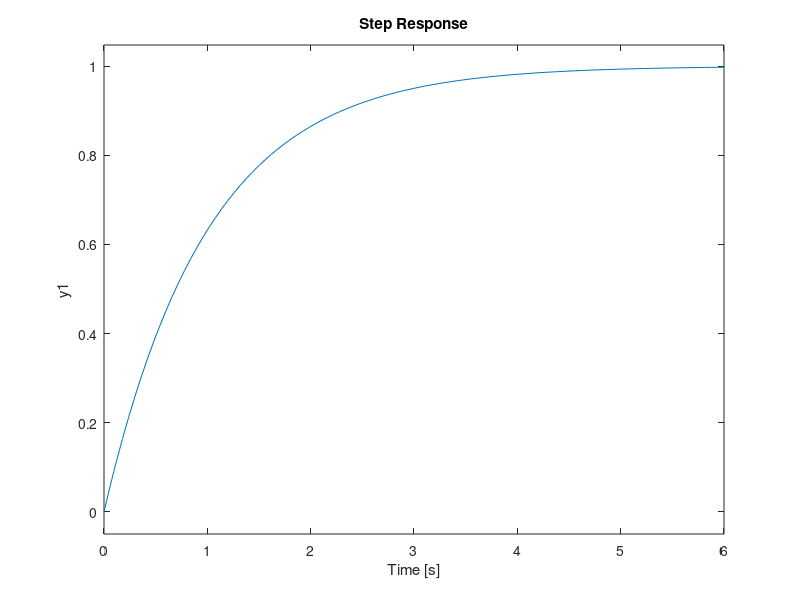
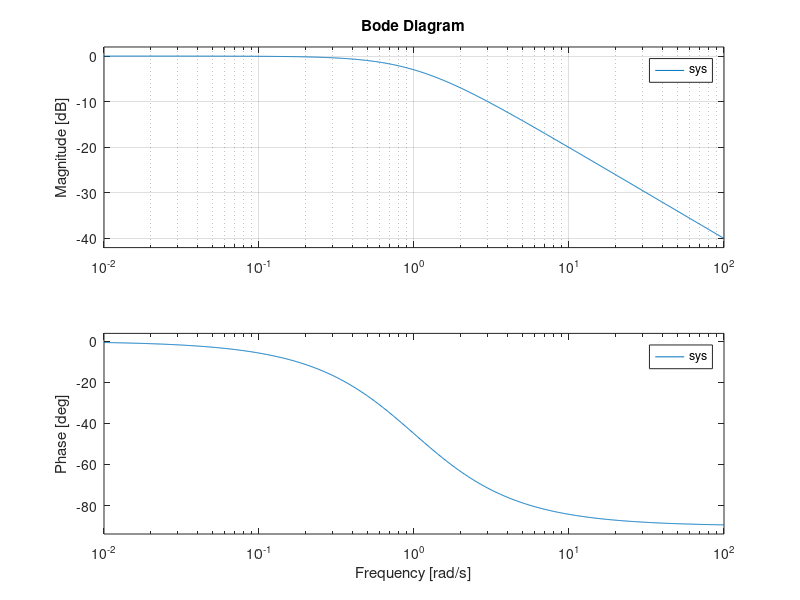

Recreate these plots in MATLAB, in order.
clc
close all
clear
%mylena 09/09/20

A = 1;
tao = 1;
num = [A];
den = [tao 1];
sys = tf(num, den);

figure
step(sys)
grid

figure
bode(sys)
grid